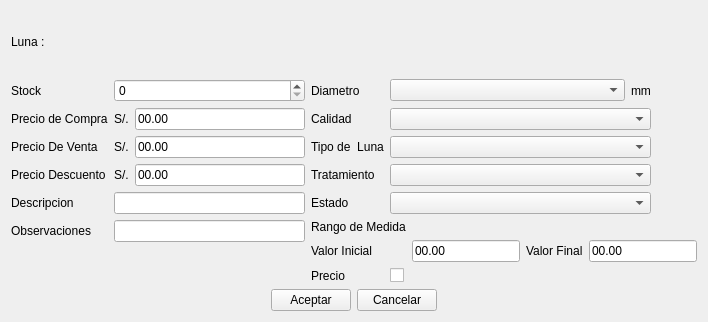
<?xml version="1.0" encoding="UTF-8"?>
<ui version="4.0">
 <class>ui_agregarLuna</class>
 <widget class="QWidget" name="ui_agregarLuna">
  <property name="geometry">
   <rect>
    <x>0</x>
    <y>0</y>
    <width>708</width>
    <height>322</height>
   </rect>
  </property>
  <property name="windowTitle">
   <string>Form</string>
  </property>
  <layout class="QGridLayout" name="gridLayout_5">
   <item row="2" column="0" colspan="2">
    <layout class="QHBoxLayout" name="horizontalLayout">
     <item>
      <spacer name="horizontalSpacer">
       <property name="orientation">
        <enum>Qt::Horizontal</enum>
       </property>
       <property name="sizeHint" stdset="0">
        <size>
         <width>40</width>
         <height>20</height>
        </size>
       </property>
      </spacer>
     </item>
     <item>
      <widget class="QPushButton" name="pushButton_aceptar">
       <property name="text">
        <string>Aceptar</string>
       </property>
       <property name="shortcut">
        <string>Ctrl+G</string>
       </property>
      </widget>
     </item>
     <item>
      <widget class="QPushButton" name="pushButton_cancelar">
       <property name="text">
        <string>Cancelar</string>
       </property>
       <property name="shortcut">
        <string>Esc</string>
       </property>
      </widget>
     </item>
     <item>
      <spacer name="horizontalSpacer_2">
       <property name="orientation">
        <enum>Qt::Horizontal</enum>
       </property>
       <property name="sizeHint" stdset="0">
        <size>
         <width>40</width>
         <height>20</height>
        </size>
       </property>
      </spacer>
     </item>
    </layout>
   </item>
   <item row="1" column="0" colspan="2">
    <layout class="QGridLayout" name="gridLayout_4">
     <item row="5" column="1" colspan="2">
      <widget class="QLineEdit" name="lineEdit_observaciones"/>
     </item>
     <item row="7" column="4">
      <widget class="QCheckBox" name="checkBox_precio">
       <property name="text">
        <string/>
       </property>
      </widget>
     </item>
     <item row="0" column="5">
      <widget class="QLabel" name="label_24">
       <property name="text">
        <string>mm</string>
       </property>
      </widget>
     </item>
     <item row="1" column="4" colspan="2">
      <widget class="MyComboBox" name="comboBox_calidad">
       <property name="sizePolicy">
        <sizepolicy hsizetype="Expanding" vsizetype="Fixed">
         <horstretch>0</horstretch>
         <verstretch>0</verstretch>
        </sizepolicy>
       </property>
       <property name="minimumSize">
        <size>
         <width>0</width>
         <height>0</height>
        </size>
       </property>
      </widget>
     </item>
     <item row="3" column="1">
      <widget class="QLabel" name="label_15">
       <property name="text">
        <string>S/.</string>
       </property>
      </widget>
     </item>
     <item row="0" column="1" colspan="2">
      <widget class="QSpinBox" name="spinBox_stock">
       <property name="maximum">
        <number>999999999</number>
       </property>
      </widget>
     </item>
     <item row="1" column="0">
      <widget class="QLabel" name="label_20">
       <property name="text">
        <string>Precio de Compra</string>
       </property>
      </widget>
     </item>
     <item row="0" column="0">
      <widget class="QLabel" name="label_4">
       <property name="text">
        <string>Stock</string>
       </property>
      </widget>
     </item>
     <item row="1" column="3">
      <widget class="QLabel" name="label_11">
       <property name="sizePolicy">
        <sizepolicy hsizetype="Preferred" vsizetype="Preferred">
         <horstretch>0</horstretch>
         <verstretch>0</verstretch>
        </sizepolicy>
       </property>
       <property name="minimumSize">
        <size>
         <width>0</width>
         <height>0</height>
        </size>
       </property>
       <property name="text">
        <string>Calidad</string>
       </property>
      </widget>
     </item>
     <item row="1" column="6">
      <widget class="QPushButton" name="pushButton_xCalidad">
       <property name="sizePolicy">
        <sizepolicy hsizetype="Fixed" vsizetype="Fixed">
         <horstretch>0</horstretch>
         <verstretch>0</verstretch>
        </sizepolicy>
       </property>
       <property name="minimumSize">
        <size>
         <width>0</width>
         <height>0</height>
        </size>
       </property>
       <property name="text">
        <string/>
       </property>
       <property name="icon">
        <iconset resource="../Icons/Icons.qrc">
         <normaloff>:/Icons/1349716373_monotone_close_exit_delete_small.png</normaloff>:/Icons/1349716373_monotone_close_exit_delete_small.png</iconset>
       </property>
       <property name="autoDefault">
        <bool>false</bool>
       </property>
       <property name="flat">
        <bool>true</bool>
       </property>
      </widget>
     </item>
     <item row="2" column="3">
      <widget class="QLabel" name="label_10">
       <property name="sizePolicy">
        <sizepolicy hsizetype="Preferred" vsizetype="Preferred">
         <horstretch>0</horstretch>
         <verstretch>0</verstretch>
        </sizepolicy>
       </property>
       <property name="minimumSize">
        <size>
         <width>0</width>
         <height>0</height>
        </size>
       </property>
       <property name="text">
        <string>Tipo de  Luna</string>
       </property>
      </widget>
     </item>
     <item row="1" column="1">
      <widget class="QLabel" name="label_6">
       <property name="text">
        <string>S/.</string>
       </property>
      </widget>
     </item>
     <item row="3" column="6">
      <widget class="QPushButton" name="pushButton_xTratamiento">
       <property name="sizePolicy">
        <sizepolicy hsizetype="Fixed" vsizetype="Fixed">
         <horstretch>0</horstretch>
         <verstretch>0</verstretch>
        </sizepolicy>
       </property>
       <property name="text">
        <string/>
       </property>
       <property name="icon">
        <iconset resource="../Icons/Icons.qrc">
         <normaloff>:/Icons/1349716373_monotone_close_exit_delete_small.png</normaloff>:/Icons/1349716373_monotone_close_exit_delete_small.png</iconset>
       </property>
       <property name="autoDefault">
        <bool>false</bool>
       </property>
       <property name="flat">
        <bool>true</bool>
       </property>
      </widget>
     </item>
     <item row="2" column="6">
      <widget class="QPushButton" name="pushButton_xTipoLuna">
       <property name="sizePolicy">
        <sizepolicy hsizetype="Fixed" vsizetype="Fixed">
         <horstretch>0</horstretch>
         <verstretch>0</verstretch>
        </sizepolicy>
       </property>
       <property name="text">
        <string/>
       </property>
       <property name="icon">
        <iconset resource="../Icons/Icons.qrc">
         <normaloff>:/Icons/1349716373_monotone_close_exit_delete_small.png</normaloff>:/Icons/1349716373_monotone_close_exit_delete_small.png</iconset>
       </property>
       <property name="flat">
        <bool>true</bool>
       </property>
      </widget>
     </item>
     <item row="2" column="0">
      <widget class="QLabel" name="label_19">
       <property name="text">
        <string>Precio De Venta</string>
       </property>
      </widget>
     </item>
     <item row="1" column="2">
      <widget class="QLineEdit" name="lineEdit_precioCompra">
       <property name="text">
        <string>00.00</string>
       </property>
      </widget>
     </item>
     <item row="0" column="4">
      <widget class="MyComboBox" name="comboBox_diametro">
       <property name="sizePolicy">
        <sizepolicy hsizetype="Expanding" vsizetype="Fixed">
         <horstretch>0</horstretch>
         <verstretch>0</verstretch>
        </sizepolicy>
       </property>
       <property name="minimumSize">
        <size>
         <width>0</width>
         <height>0</height>
        </size>
       </property>
      </widget>
     </item>
     <item row="2" column="1">
      <widget class="QLabel" name="label_8">
       <property name="text">
        <string>S/.</string>
       </property>
      </widget>
     </item>
     <item row="0" column="3">
      <widget class="QLabel" name="label">
       <property name="text">
        <string>Diametro</string>
       </property>
      </widget>
     </item>
     <item row="0" column="6">
      <widget class="QPushButton" name="pushButton_xDiametro">
       <property name="sizePolicy">
        <sizepolicy hsizetype="Fixed" vsizetype="Fixed">
         <horstretch>0</horstretch>
         <verstretch>0</verstretch>
        </sizepolicy>
       </property>
       <property name="minimumSize">
        <size>
         <width>0</width>
         <height>0</height>
        </size>
       </property>
       <property name="text">
        <string/>
       </property>
       <property name="icon">
        <iconset resource="../Icons/Icons.qrc">
         <normaloff>:/Icons/1349716373_monotone_close_exit_delete_small.png</normaloff>:/Icons/1349716373_monotone_close_exit_delete_small.png</iconset>
       </property>
       <property name="autoDefault">
        <bool>false</bool>
       </property>
       <property name="flat">
        <bool>true</bool>
       </property>
      </widget>
     </item>
     <item row="3" column="0">
      <widget class="QLabel" name="label_7">
       <property name="text">
        <string>Precio Descuento</string>
       </property>
      </widget>
     </item>
     <item row="3" column="3">
      <widget class="QLabel" name="label_9">
       <property name="sizePolicy">
        <sizepolicy hsizetype="Preferred" vsizetype="Preferred">
         <horstretch>0</horstretch>
         <verstretch>0</verstretch>
        </sizepolicy>
       </property>
       <property name="minimumSize">
        <size>
         <width>0</width>
         <height>0</height>
        </size>
       </property>
       <property name="text">
        <string>Tratamiento</string>
       </property>
      </widget>
     </item>
     <item row="3" column="2">
      <widget class="QLineEdit" name="lineEdit_precioDescuento">
       <property name="text">
        <string>00.00</string>
       </property>
      </widget>
     </item>
     <item row="2" column="2">
      <widget class="QLineEdit" name="lineEdit_precioVenta">
       <property name="text">
        <string>00.00</string>
       </property>
      </widget>
     </item>
     <item row="2" column="4" colspan="2">
      <widget class="MyComboBox" name="comboBox_tipoLuna">
       <property name="sizePolicy">
        <sizepolicy hsizetype="Expanding" vsizetype="Fixed">
         <horstretch>0</horstretch>
         <verstretch>0</verstretch>
        </sizepolicy>
       </property>
      </widget>
     </item>
     <item row="4" column="1" colspan="2">
      <widget class="QLineEdit" name="lineEdit_descripcion">
       <property name="minimumSize">
        <size>
         <width>190</width>
         <height>0</height>
        </size>
       </property>
      </widget>
     </item>
     <item row="3" column="4" colspan="2">
      <widget class="MyComboBox" name="comboBox_tratamiento">
       <property name="sizePolicy">
        <sizepolicy hsizetype="Expanding" vsizetype="Fixed">
         <horstretch>0</horstretch>
         <verstretch>0</verstretch>
        </sizepolicy>
       </property>
       <property name="minimumSize">
        <size>
         <width>0</width>
         <height>0</height>
        </size>
       </property>
      </widget>
     </item>
     <item row="4" column="0">
      <widget class="QLabel" name="label_3">
       <property name="text">
        <string>Descripcion</string>
       </property>
      </widget>
     </item>
     <item row="4" column="3">
      <widget class="QLabel" name="label_estado">
       <property name="text">
        <string>Estado</string>
       </property>
      </widget>
     </item>
     <item row="4" column="6">
      <widget class="QPushButton" name="pushButton_xEstado">
       <property name="sizePolicy">
        <sizepolicy hsizetype="Fixed" vsizetype="Fixed">
         <horstretch>0</horstretch>
         <verstretch>0</verstretch>
        </sizepolicy>
       </property>
       <property name="text">
        <string/>
       </property>
       <property name="icon">
        <iconset resource="../Icons/Icons.qrc">
         <normaloff>:/Icons/1349716373_monotone_close_exit_delete_small.png</normaloff>:/Icons/1349716373_monotone_close_exit_delete_small.png</iconset>
       </property>
       <property name="flat">
        <bool>true</bool>
       </property>
      </widget>
     </item>
     <item row="4" column="4" colspan="2">
      <widget class="MyComboBox" name="comboBox_estado"/>
     </item>
     <item row="7" column="3">
      <widget class="QLabel" name="label_precio">
       <property name="text">
        <string>Precio</string>
       </property>
      </widget>
     </item>
     <item row="5" column="0">
      <widget class="QLabel" name="label_17">
       <property name="text">
        <string>Observaciones</string>
       </property>
      </widget>
     </item>
     <item row="5" column="3" rowspan="2" colspan="4">
      <layout class="QGridLayout" name="gridLayout">
       <item row="1" column="1">
        <widget class="QLineEdit" name="lineEdit_vInicial">
         <property name="text">
          <string>00.00</string>
         </property>
        </widget>
       </item>
       <item row="1" column="0">
        <widget class="QLabel" name="label_13">
         <property name="text">
          <string>Valor Inicial</string>
         </property>
        </widget>
       </item>
       <item row="0" column="0">
        <widget class="QLabel" name="label_12">
         <property name="text">
          <string>Rango de Medida</string>
         </property>
        </widget>
       </item>
       <item row="1" column="2">
        <widget class="QLabel" name="label_14">
         <property name="text">
          <string>Valor Final</string>
         </property>
        </widget>
       </item>
       <item row="1" column="3">
        <widget class="QLineEdit" name="lineEdit_vFinal">
         <property name="text">
          <string>00.00</string>
         </property>
        </widget>
       </item>
      </layout>
     </item>
    </layout>
   </item>
   <item row="0" column="0">
    <widget class="QLabel" name="label_2">
     <property name="text">
      <string>Luna :</string>
     </property>
    </widget>
   </item>
  </layout>
 </widget>
 <customwidgets>
  <customwidget>
   <class>MyComboBox</class>
   <extends>QComboBox</extends>
   <header location="global">mycombobox.h</header>
   <slots>
    <slot>Eliminar_Item()</slot>
   </slots>
  </customwidget>
 </customwidgets>
 <tabstops>
  <tabstop>spinBox_stock</tabstop>
  <tabstop>lineEdit_precioCompra</tabstop>
  <tabstop>lineEdit_precioVenta</tabstop>
  <tabstop>lineEdit_precioDescuento</tabstop>
  <tabstop>lineEdit_descripcion</tabstop>
  <tabstop>lineEdit_observaciones</tabstop>
  <tabstop>comboBox_diametro</tabstop>
  <tabstop>comboBox_calidad</tabstop>
  <tabstop>comboBox_tipoLuna</tabstop>
  <tabstop>comboBox_tratamiento</tabstop>
  <tabstop>comboBox_estado</tabstop>
  <tabstop>lineEdit_vInicial</tabstop>
  <tabstop>lineEdit_vFinal</tabstop>
  <tabstop>checkBox_precio</tabstop>
  <tabstop>pushButton_aceptar</tabstop>
  <tabstop>pushButton_cancelar</tabstop>
  <tabstop>pushButton_xDiametro</tabstop>
  <tabstop>pushButton_xCalidad</tabstop>
  <tabstop>pushButton_xTipoLuna</tabstop>
  <tabstop>pushButton_xTratamiento</tabstop>
  <tabstop>pushButton_xEstado</tabstop>
 </tabstops>
 <resources>
  <include location="../Icons/Icons.qrc"/>
 </resources>
 <connections>
  <connection>
   <sender>pushButton_cancelar</sender>
   <signal>clicked()</signal>
   <receiver>ui_agregarLuna</receiver>
   <slot>close()</slot>
   <hints>
    <hint type="sourcelabel">
     <x>245</x>
     <y>275</y>
    </hint>
    <hint type="destinationlabel">
     <x>199</x>
     <y>149</y>
    </hint>
   </hints>
  </connection>
 </connections>
</ui>
